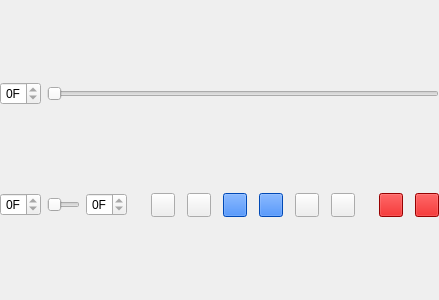
<?xml version="1.0" encoding="UTF-8"?>
<ui version="4.0">
 <class>MediaPanel</class>
 <widget class="QWidget" name="MediaPanel">
  <property name="geometry">
   <rect>
    <x>0</x>
    <y>0</y>
    <width>439</width>
    <height>300</height>
   </rect>
  </property>
  <property name="windowTitle">
   <string>Form</string>
  </property>
  <layout class="QVBoxLayout" name="verticalLayout">
   <property name="leftMargin">
    <number>0</number>
   </property>
   <property name="topMargin">
    <number>0</number>
   </property>
   <property name="rightMargin">
    <number>0</number>
   </property>
   <property name="bottomMargin">
    <number>0</number>
   </property>
   <item>
    <layout class="QHBoxLayout" name="horizontalLayout_2">
     <item>
      <widget class="SpinBox" name="spinBox">
       <property name="alignment">
        <set>Qt::AlignRight|Qt::AlignTrailing|Qt::AlignVCenter</set>
       </property>
       <property name="accelerated">
        <bool>true</bool>
       </property>
       <property name="suffix">
        <string>F</string>
       </property>
       <property name="maximum">
        <number>0</number>
       </property>
      </widget>
     </item>
     <item>
      <widget class="Slider" name="horizontalSlider">
       <property name="maximum">
        <number>0</number>
       </property>
       <property name="orientation">
        <enum>Qt::Horizontal</enum>
       </property>
      </widget>
     </item>
    </layout>
   </item>
   <item>
    <layout class="QHBoxLayout" name="horizontalLayout_5">
     <property name="spacing">
      <number>24</number>
     </property>
     <item>
      <layout class="QHBoxLayout" name="horizontalLayout_4">
       <property name="spacing">
        <number>6</number>
       </property>
       <item>
        <widget class="SpinBox" name="spinBox_2">
         <property name="alignment">
          <set>Qt::AlignRight|Qt::AlignTrailing|Qt::AlignVCenter</set>
         </property>
         <property name="accelerated">
          <bool>true</bool>
         </property>
         <property name="suffix">
          <string>F</string>
         </property>
         <property name="maximum">
          <number>0</number>
         </property>
        </widget>
       </item>
       <item>
        <widget class="RangeSlider" name="horizontalSlider_2">
         <property name="maximum">
          <number>0</number>
         </property>
         <property name="orientation">
          <enum>Qt::Horizontal</enum>
         </property>
        </widget>
       </item>
       <item>
        <widget class="SpinBox" name="spinBox_3">
         <property name="alignment">
          <set>Qt::AlignRight|Qt::AlignTrailing|Qt::AlignVCenter</set>
         </property>
         <property name="accelerated">
          <bool>true</bool>
         </property>
         <property name="suffix">
          <string>F</string>
         </property>
         <property name="maximum">
          <number>0</number>
         </property>
        </widget>
       </item>
      </layout>
     </item>
     <item>
      <layout class="QHBoxLayout" name="horizontalLayout_3">
       <property name="spacing">
        <number>12</number>
       </property>
       <item>
        <widget class="MediaControl" name="start">
         <property name="minimumSize">
          <size>
           <width>24</width>
           <height>24</height>
          </size>
         </property>
         <property name="maximumSize">
          <size>
           <width>24</width>
           <height>24</height>
          </size>
         </property>
         <property name="statusTip">
          <string>Go to start of animation [Shortcut F6]</string>
         </property>
         <property name="icon">
          <iconset resource="icons.qrc">
           <normaloff>:/media/start</normaloff>:/media/start</iconset>
         </property>
        </widget>
       </item>
       <item>
        <widget class="MediaControl" name="previous">
         <property name="minimumSize">
          <size>
           <width>24</width>
           <height>24</height>
          </size>
         </property>
         <property name="maximumSize">
          <size>
           <width>24</width>
           <height>24</height>
          </size>
         </property>
         <property name="statusTip">
          <string>Go to previous frame [Shortcut F]</string>
         </property>
         <property name="icon">
          <iconset resource="icons.qrc">
           <normaloff>:/media/previous</normaloff>:/media/previous</iconset>
         </property>
        </widget>
       </item>
       <item>
        <widget class="MediaControl" name="reverse">
         <property name="minimumSize">
          <size>
           <width>24</width>
           <height>24</height>
          </size>
         </property>
         <property name="maximumSize">
          <size>
           <width>24</width>
           <height>24</height>
          </size>
         </property>
         <property name="statusTip">
          <string>Play backwards</string>
         </property>
         <property name="styleSheet">
          <string notr="true">:!hover:!checked {
	background: #0066ff;
}</string>
         </property>
         <property name="icon">
          <iconset resource="icons.qrc">
           <normaloff>:/media/reverse</normaloff>
           <normalon>:/media/pause</normalon>:/media/reverse</iconset>
         </property>
         <property name="checkable">
          <bool>true</bool>
         </property>
        </widget>
       </item>
       <item>
        <widget class="MediaControl" name="play">
         <property name="minimumSize">
          <size>
           <width>24</width>
           <height>24</height>
          </size>
         </property>
         <property name="maximumSize">
          <size>
           <width>24</width>
           <height>24</height>
          </size>
         </property>
         <property name="statusTip">
          <string>Play forwards [Shortcut F7]</string>
         </property>
         <property name="styleSheet">
          <string notr="true">:!hover:!checked {
	background: #0066ff;
}</string>
         </property>
         <property name="icon">
          <iconset resource="icons.qrc">
           <normaloff>:/media/play</normaloff>
           <normalon>:/media/pause</normalon>:/media/play</iconset>
         </property>
         <property name="checkable">
          <bool>true</bool>
         </property>
        </widget>
       </item>
       <item>
        <widget class="MediaControl" name="next">
         <property name="minimumSize">
          <size>
           <width>24</width>
           <height>24</height>
          </size>
         </property>
         <property name="maximumSize">
          <size>
           <width>24</width>
           <height>24</height>
          </size>
         </property>
         <property name="statusTip">
          <string>Go to next frame [Shortcut G]</string>
         </property>
         <property name="icon">
          <iconset resource="icons.qrc">
           <normaloff>:/media/next</normaloff>:/media/next</iconset>
         </property>
        </widget>
       </item>
       <item>
        <widget class="MediaControl" name="end">
         <property name="minimumSize">
          <size>
           <width>24</width>
           <height>24</height>
          </size>
         </property>
         <property name="maximumSize">
          <size>
           <width>24</width>
           <height>24</height>
          </size>
         </property>
         <property name="statusTip">
          <string>Go to end of animation [Shortcut F8]</string>
         </property>
         <property name="icon">
          <iconset resource="icons.qrc">
           <normaloff>:/media/end</normaloff>:/media/end</iconset>
         </property>
        </widget>
       </item>
      </layout>
     </item>
     <item>
      <layout class="QHBoxLayout" name="horizontalLayout">
       <property name="spacing">
        <number>12</number>
       </property>
       <item>
        <widget class="MediaControl" name="key">
         <property name="minimumSize">
          <size>
           <width>24</width>
           <height>24</height>
          </size>
         </property>
         <property name="maximumSize">
          <size>
           <width>24</width>
           <height>24</height>
          </size>
         </property>
         <property name="statusTip">
          <string>Record Position, Rotation and PLA of Active Camera [Shortcut F9]</string>
         </property>
         <property name="styleSheet">
          <string notr="true">:!hover:!checked {
	background: #d40000;
}</string>
         </property>
         <property name="icon">
          <iconset resource="icons.qrc">
           <normaloff>:/media/key</normaloff>:/media/key</iconset>
         </property>
         <property name="iconSize">
          <size>
           <width>24</width>
           <height>24</height>
          </size>
         </property>
         <property name="shortcut">
          <string>F9</string>
         </property>
        </widget>
       </item>
       <item>
        <widget class="MediaControl" name="record">
         <property name="minimumSize">
          <size>
           <width>24</width>
           <height>24</height>
          </size>
         </property>
         <property name="maximumSize">
          <size>
           <width>24</width>
           <height>24</height>
          </size>
         </property>
         <property name="statusTip">
          <string>Automatic Keyframing [Shortcut Ctrl+F9]</string>
         </property>
         <property name="styleSheet">
          <string notr="true">:!hover:!checked {
	background: #d40000;
}</string>
         </property>
         <property name="icon">
          <iconset resource="icons.qrc">
           <normaloff>:/media/record</normaloff>:/media/record</iconset>
         </property>
         <property name="shortcut">
          <string>Ctrl+F9</string>
         </property>
         <property name="checkable">
          <bool>true</bool>
         </property>
        </widget>
       </item>
      </layout>
     </item>
    </layout>
   </item>
  </layout>
 </widget>
 <customwidgets>
  <customwidget>
   <class>MediaControl</class>
   <extends>QPushButton</extends>
   <header>mediacontrol.h</header>
  </customwidget>
  <customwidget>
   <class>SpinBox</class>
   <extends>QSpinBox</extends>
   <header>spinbox.h</header>
  </customwidget>
  <customwidget>
   <class>RangeSlider</class>
   <extends>QSlider</extends>
   <header>rangeslider.h</header>
   <slots>
    <signal>lowerBoundChanged(int)</signal>
    <signal>upperBoundChanged(int)</signal>
    <slot>setLowerBound(int)</slot>
    <slot>setUpperBound(int)</slot>
   </slots>
  </customwidget>
  <customwidget>
   <class>Slider</class>
   <extends>QSlider</extends>
   <header>slider.h</header>
  </customwidget>
 </customwidgets>
 <resources>
  <include location="icons.qrc"/>
 </resources>
 <connections/>
</ui>
